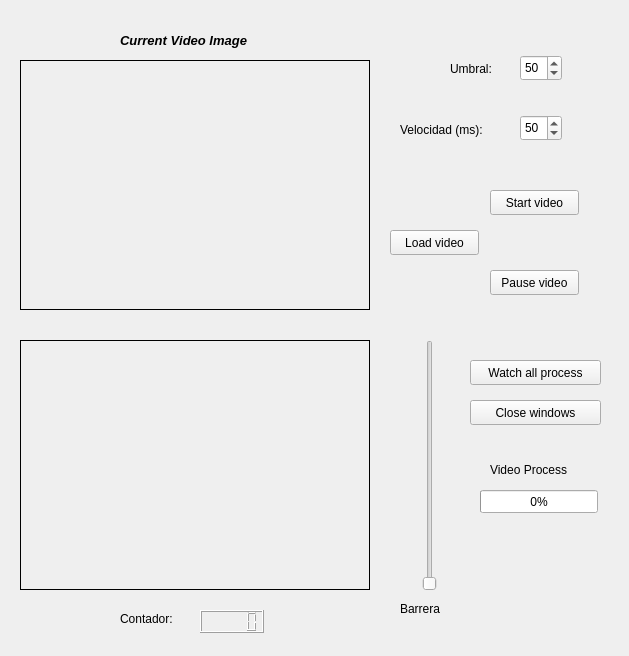
<?xml version="1.0" encoding="UTF-8"?>
<ui version="4.0">
 <class>MainWindow</class>
 <widget class="QWidget" name="MainWindow">
  <property name="enabled">
   <bool>true</bool>
  </property>
  <property name="geometry">
   <rect>
    <x>0</x>
    <y>0</y>
    <width>629</width>
    <height>656</height>
   </rect>
  </property>
  <property name="mouseTracking">
   <bool>true</bool>
  </property>
  <property name="acceptDrops">
   <bool>true</bool>
  </property>
  <property name="windowTitle">
   <string>People Counter At Classroom</string>
  </property>
  <property name="windowIcon">
   <iconset>
    <normaloff>../../../Digital_books_and_other_things/TESIS_PACO/goeiti.jpg</normaloff>../../../Digital_books_and_other_things/TESIS_PACO/goeiti.jpg</iconset>
  </property>
  <property name="windowOpacity">
   <double>1.000000000000000</double>
  </property>
  <widget class="QLabel" name="Tittle">
   <property name="enabled">
    <bool>true</bool>
   </property>
   <property name="geometry">
    <rect>
     <x>120</x>
     <y>30</y>
     <width>161</width>
     <height>20</height>
    </rect>
   </property>
   <property name="font">
    <font>
     <pointsize>10</pointsize>
     <weight>75</weight>
     <italic>true</italic>
     <bold>true</bold>
     <kerning>false</kerning>
    </font>
   </property>
   <property name="cursor">
    <cursorShape>PointingHandCursor</cursorShape>
   </property>
   <property name="text">
    <string>Current Video Image</string>
   </property>
  </widget>
  <widget class="QPushButton" name="loadVideoButton">
   <property name="geometry">
    <rect>
     <x>390</x>
     <y>230</y>
     <width>89</width>
     <height>25</height>
    </rect>
   </property>
   <property name="text">
    <string>Load video</string>
   </property>
  </widget>
  <widget class="QLabel" name="counter_text">
   <property name="geometry">
    <rect>
     <x>120</x>
     <y>610</y>
     <width>67</width>
     <height>17</height>
    </rect>
   </property>
   <property name="text">
    <string>Contador:</string>
   </property>
  </widget>
  <widget class="QLCDNumber" name="counter">
   <property name="geometry">
    <rect>
     <x>200</x>
     <y>610</y>
     <width>64</width>
     <height>23</height>
    </rect>
   </property>
  </widget>
  <widget class="QLabel" name="threshold_text">
   <property name="geometry">
    <rect>
     <x>450</x>
     <y>60</y>
     <width>61</width>
     <height>17</height>
    </rect>
   </property>
   <property name="text">
    <string>Umbral:</string>
   </property>
  </widget>
  <widget class="QSpinBox" name="threshold">
   <property name="geometry">
    <rect>
     <x>520</x>
     <y>55</y>
     <width>42</width>
     <height>26</height>
    </rect>
   </property>
   <property name="value">
    <number>50</number>
   </property>
  </widget>
  <widget class="QLabel" name="barrier_text">
   <property name="geometry">
    <rect>
     <x>400</x>
     <y>600</y>
     <width>51</width>
     <height>17</height>
    </rect>
   </property>
   <property name="text">
    <string>Barrera</string>
   </property>
  </widget>
  <widget class="QSlider" name="barrier">
   <property name="geometry">
    <rect>
     <x>420</x>
     <y>340</y>
     <width>20</width>
     <height>251</height>
    </rect>
   </property>
   <property name="orientation">
    <enum>Qt::Vertical</enum>
   </property>
  </widget>
  <widget class="QLabel" name="video">
   <property name="geometry">
    <rect>
     <x>20</x>
     <y>60</y>
     <width>350</width>
     <height>250</height>
    </rect>
   </property>
   <property name="maximumSize">
    <size>
     <width>351</width>
     <height>251</height>
    </size>
   </property>
   <property name="frameShape">
    <enum>QFrame::Box</enum>
   </property>
   <property name="text">
    <string/>
   </property>
  </widget>
  <widget class="QLabel" name="filter_video">
   <property name="geometry">
    <rect>
     <x>20</x>
     <y>340</y>
     <width>350</width>
     <height>250</height>
    </rect>
   </property>
   <property name="maximumSize">
    <size>
     <width>351</width>
     <height>251</height>
    </size>
   </property>
   <property name="frameShape">
    <enum>QFrame::Box</enum>
   </property>
   <property name="text">
    <string/>
   </property>
  </widget>
  <widget class="QPushButton" name="pauseVideoButton">
   <property name="geometry">
    <rect>
     <x>490</x>
     <y>270</y>
     <width>89</width>
     <height>25</height>
    </rect>
   </property>
   <property name="text">
    <string>Pause video</string>
   </property>
  </widget>
  <widget class="QPushButton" name="startVideoButton">
   <property name="geometry">
    <rect>
     <x>490</x>
     <y>190</y>
     <width>89</width>
     <height>25</height>
    </rect>
   </property>
   <property name="text">
    <string>Start video</string>
   </property>
  </widget>
  <widget class="QLabel" name="velocity_text">
   <property name="geometry">
    <rect>
     <x>400</x>
     <y>120</y>
     <width>111</width>
     <height>20</height>
    </rect>
   </property>
   <property name="text">
    <string>Velocidad (ms):</string>
   </property>
  </widget>
  <widget class="QSpinBox" name="velocity">
   <property name="geometry">
    <rect>
     <x>520</x>
     <y>115</y>
     <width>42</width>
     <height>26</height>
    </rect>
   </property>
   <property name="value">
    <number>50</number>
   </property>
  </widget>
  <widget class="QPushButton" name="allProcessVideo">
   <property name="geometry">
    <rect>
     <x>470</x>
     <y>360</y>
     <width>131</width>
     <height>25</height>
    </rect>
   </property>
   <property name="text">
    <string>Watch all process</string>
   </property>
  </widget>
  <widget class="QProgressBar" name="progressBar">
   <property name="geometry">
    <rect>
     <x>480</x>
     <y>490</y>
     <width>118</width>
     <height>23</height>
    </rect>
   </property>
   <property name="value">
    <number>0</number>
   </property>
  </widget>
  <widget class="QLabel" name="label">
   <property name="geometry">
    <rect>
     <x>490</x>
     <y>460</y>
     <width>101</width>
     <height>20</height>
    </rect>
   </property>
   <property name="text">
    <string>Video Process</string>
   </property>
  </widget>
  <widget class="QPushButton" name="closeAllProcessVideo">
   <property name="geometry">
    <rect>
     <x>470</x>
     <y>400</y>
     <width>131</width>
     <height>25</height>
    </rect>
   </property>
   <property name="text">
    <string>Close windows</string>
   </property>
  </widget>
 </widget>
 <resources/>
 <connections/>
</ui>
